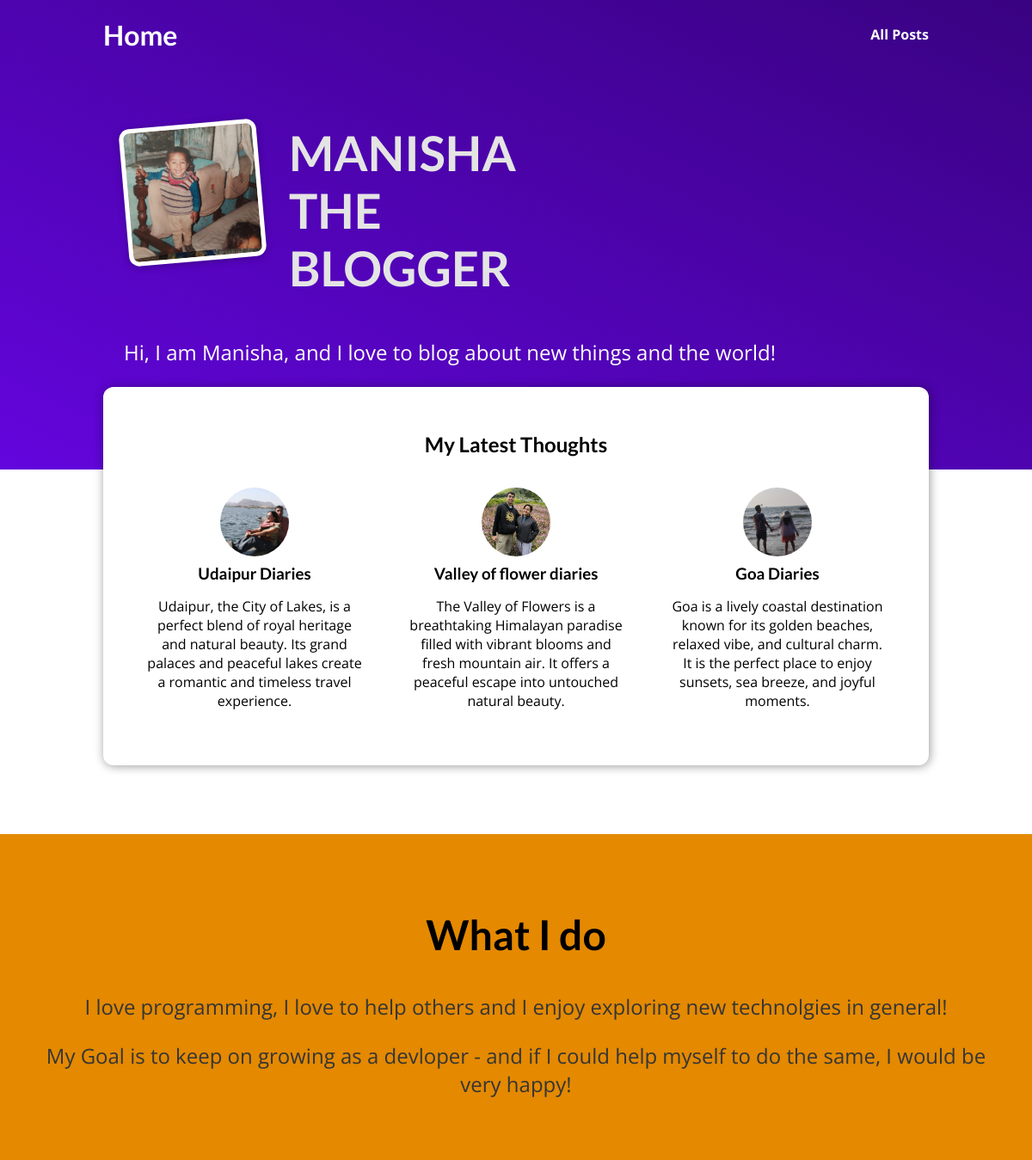
The page / on the database its author committed.
### blog/models.py (models this page shows)
class MyPost(models.Model):
    title = models.CharField(max_length=150)
    image = models.CharField(max_length=100)
    excerpt = models.CharField(max_length=200)
    slug = models.SlugField(unique=True, db_index=True)
    date = models.DateField(auto_now=True)
    content = models.TextField(validators=[MinLengthValidator(10)])
    author = models.ForeignKey(
        Author, on_delete=models.SET_NULL, null=True, related_name="posts")
    tags = models.ManyToManyField(Tag)

### blog/views.py (the view)
# urls.py: path("", views.starting_page, name="starting-page"),
def starting_page(request):
    latest_post = MyPost.objects.all().order_by("-date")[:3]
    return render(request, "blog/index.html", {
        "posts": latest_post})

### blog/templates/blog/index.html (shortened to what this page needs)
{% extends "base.html" %}
{% load static %}
{% block css_files %}
  <link rel="stylesheet" href="{% static "blog/post.css" %}">
  <link rel="stylesheet" href="{% static "blog/index.css" %}"
{% endblock %}
{% block content %}
  <section id="welcome">
    <header>
      <img src="{% static "blog/images/my_pic.jpeg" %}" alt="Manisha-The author of this Blog"/>
      <h2>MANISHA THE BLOGGER</h2>
    </header>
    <p>Hi, I am Manisha, and I love to blog about new things and the world!</p>
  </section>
  <section id="latest-posts">
    <h2>My Latest Thoughts</h2>
    <ul>
      {% for post in posts %}
      {% include 'blog/includes/post.html'%}
      {% endfor %}
    </ul>
  </section>
  <section id="about">
    <h2>What I do</h2>
    <p>
      I love programming, I love to help others
      and I enjoy exploring new technolgies in general!
    </p>
    <p>
      My Goal is to keep on growing as a devloper
       - and if I could help myself to do the same, I would be very happy!
    </p>
  </section>
  {% endblock %}

### blog/templates/blog/includes/post.html
{% load static %}
<li>
    <artical class="post">
          <a href ="{% url "post-detail-page" post.slug %}">
            <img src="{% static "blog/images/"|add:post.image %}" alt="{{ post.title }}"/>
            <div class="post__content">
              <h3>{{ post.title }}</h3>
              <p>
                {{ post.excerpt }}
              </p>
            </div>
          </a>
        </artical>
      </li>

### static/app.css (style rules this page uses)
* { box-sizing: border-box; }
html { font-family: 'Open Sans', 'Lato', sans-serif; }
body { margin: 0; }
h1, h2, h3 { font-family: 'Lato', sans-serif; font-weight: bold; }

### blog/static/blog/post.css (style rules this page uses)
.post { display: flex; flex-direction: column; align-items: center; text-align: center; }
.post a { text-decoration: none; color: black; transition: all 0.2s ease; padding: 1rem; }
.post img { width: 5rem; height: 5rem; object-fit: cover; border-radius: 50%; }
.post h3 { margin: 0.25rem 0; }

### blog/static/blog/index.css (style rules this page uses)
#welcome { background: linear-gradient(to right top, #6305dd, #390281); padding: 6rem 12%; }
#welcome header { display: flex; align-items: flex-start; margin: 3rem auto; }
#welcome img { width: 10rem; height: 10rem; object-fit: cover; object-position: top; border: 5px solid white; border-radius: 12px; background-color: #ffe1bf; transform: rotateZ(-5deg); box-shadow: 0 2px 8px rgba(0, 0, 0, 0.25); }
#welcome h2 { font-size: 3.5rem; margin: 0 0 0 2rem; color: #e4e4e4; width: 10rem; }
#welcome p { color: white; font-size: 1.5rem; }
#latest-posts { background-color: white; padding: 2rem; border-radius: 12px; width: 60rem; margin: -6rem auto 2rem auto; box-shadow: 1px 1px 12px rgba(0, 0, 0, 0.4); }
#latest-posts h2 { text-align: center; }
#latest-posts ul { list-style: none; margin: 0; padding: 0; display: flex; gap: 1rem; }
#latest-posts li { flex: 1; }
#about { text-align: center; padding: 3rem; background-color: #e48900; margin-top: 5rem; }
#about h2 { font-size: 3rem; }
#about p { font-size: 1.5rem; color: #353535; }

### rows shown on the page
MyPost: image (picture), title "Udaipur Diaries", excerpt "Udaipur, the City of Lakes, is a perfect blend of royal heritage and natural beauty. Its grand palaces and peaceful lakes create a romantic and timeless travel experience."
MyPost: image (picture), title "Valley of flower diaries", excerpt "The Valley of Flowers is a breathtaking Himalayan paradise filled with vibrant blooms and fresh mountain air. It offers a peaceful escape into untouched natural beauty."
MyPost: image (picture), title "Goa Diaries", excerpt "Goa is a lively coastal destination known for its golden beaches, relaxed vibe, and cultural charm. It is the perfect place to enjoy sunsets, sea breeze, and joyful moments."
